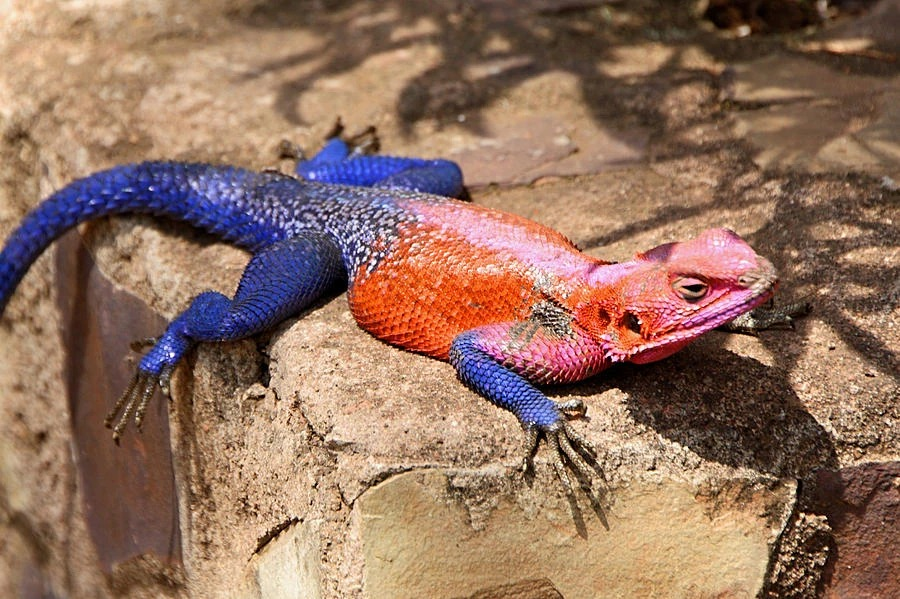
#> input picture lagarto.jpeg, 900 x 599 px
$ python q13.py
#> lines starting #> are read from the running program, lines starting #| are printed output that depends on the picture
import cv2
import numpy as np
import matplotlib.pyplot as plt

image_color = cv2.imread("lagarto.jpeg")
#> image_color is the input picture: shape (599, 900, 3); mean B, G, R 95.8, 113.8, 147.3
image_gray = cv2.cvtColor(image_color, cv2.COLOR_BGR2GRAY)
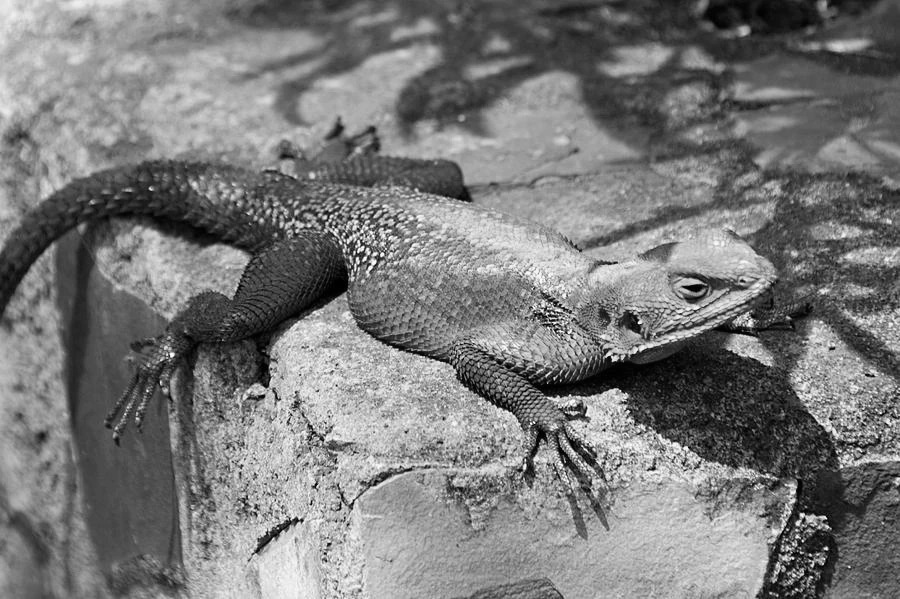
#> image_gray: shape (599, 900); min 0, max 254, mean 121.8
altura, largura = image_gray.shape
#> altura = 599; largura = 900

sobel_x_mask = np.array([
    [-1, 0, 1],
    [-2, 0, 2],
    [-1, 0, 1]
], dtype=np.float32)

sobel_y_mask = np.array([
    [-1, -2, -1],
    [ 0,  0,  0],
    [ 1,  2,  1]
], dtype=np.float32)

matriz_sobel_x = np.zeros((altura, largura), dtype=np.float32)
matriz_sobel_y = np.zeros((altura, largura), dtype=np.float32)
sobel_gradiente = np.zeros((altura, largura), dtype=np.float32)

for i in range (1,altura-1):
	for j in range(1,largura-1):
		regiao=image_gray[i-1:i+2,j-1:j+2].astype(np.float32)
		grad_x=np.sum(regiao*sobel_x_mask)
		grad_y=np.sum(regiao*sobel_y_mask)

		matriz_sobel_x[i,j]=grad_x
		matriz_sobel_y[i,j]=grad_y

		sobel_gradiente[i,j]=np.sqrt(grad_x**2 + grad_y**2)
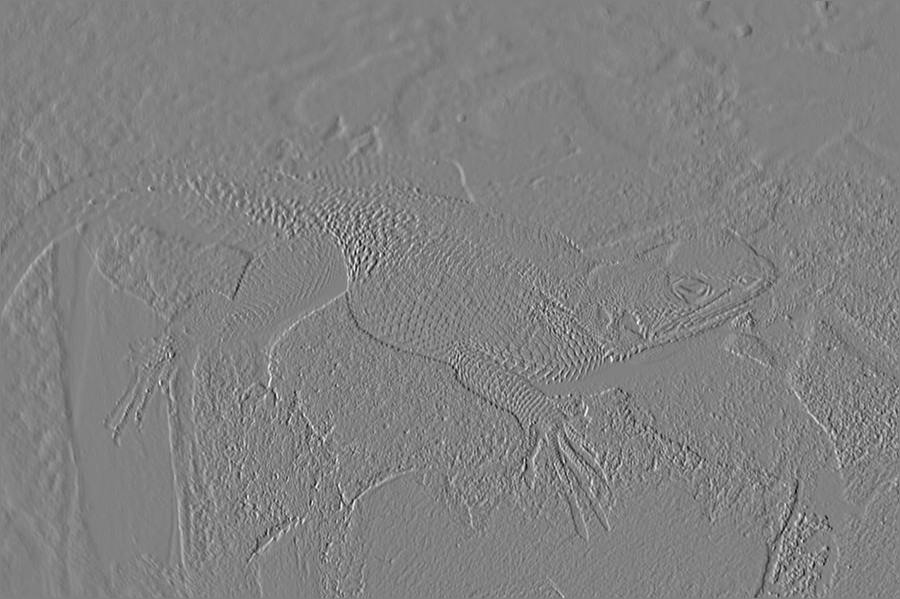
#> matriz_sobel_x: shape (599, 900) float32; min -911, max 886, mean -0.4; drawn with min black and max white
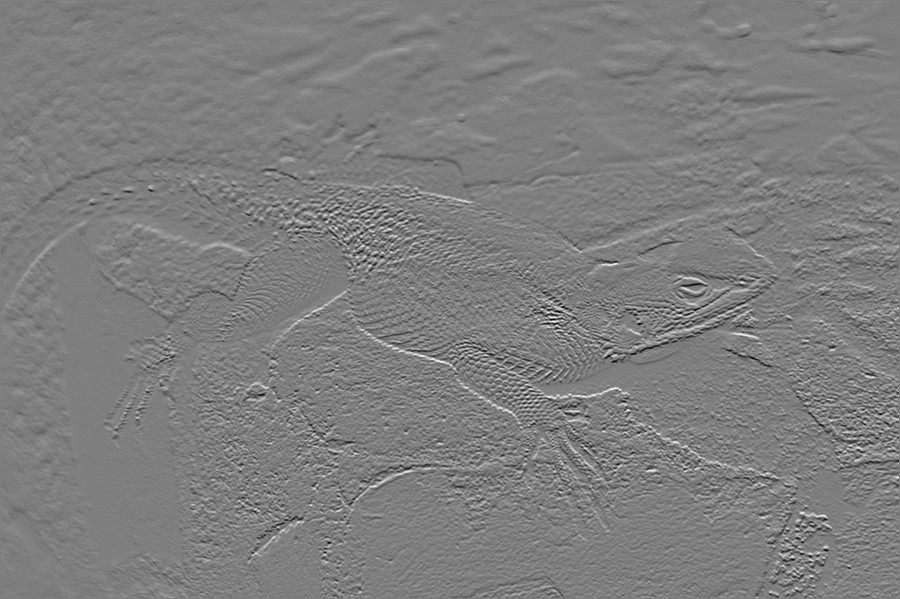
#> matriz_sobel_y: shape (599, 900) float32; min -869, max 884, mean 0.7; drawn with min black and max white
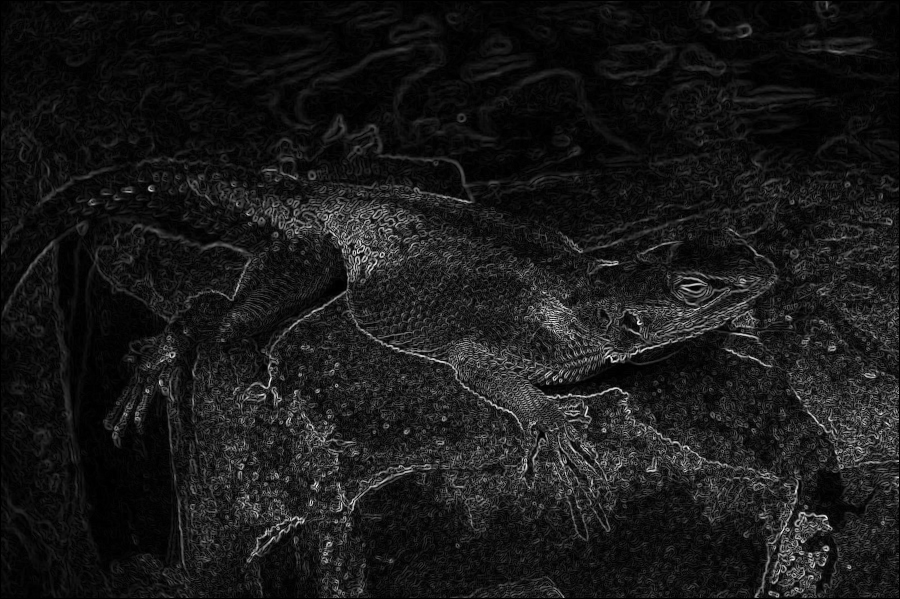
#> sobel_gradiente: shape (599, 900) float32; min 0, max 969.1, mean 96.1; drawn with min black and max white

sobel_x_norm = cv2.normalize(np.abs(matriz_sobel_x), None, 0, 255, cv2.NORM_MINMAX).astype(np.uint8)
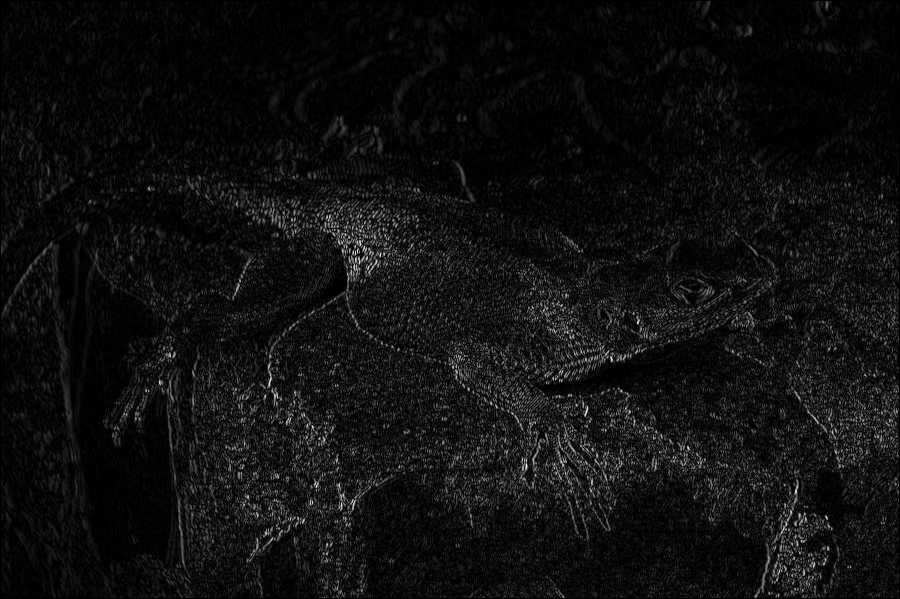
#> sobel_x_norm: shape (599, 900); min 0, max 254, mean 15.7
sobel_y_norm = cv2.normalize(np.abs(matriz_sobel_y), None, 0, 255, cv2.NORM_MINMAX).astype(np.uint8)
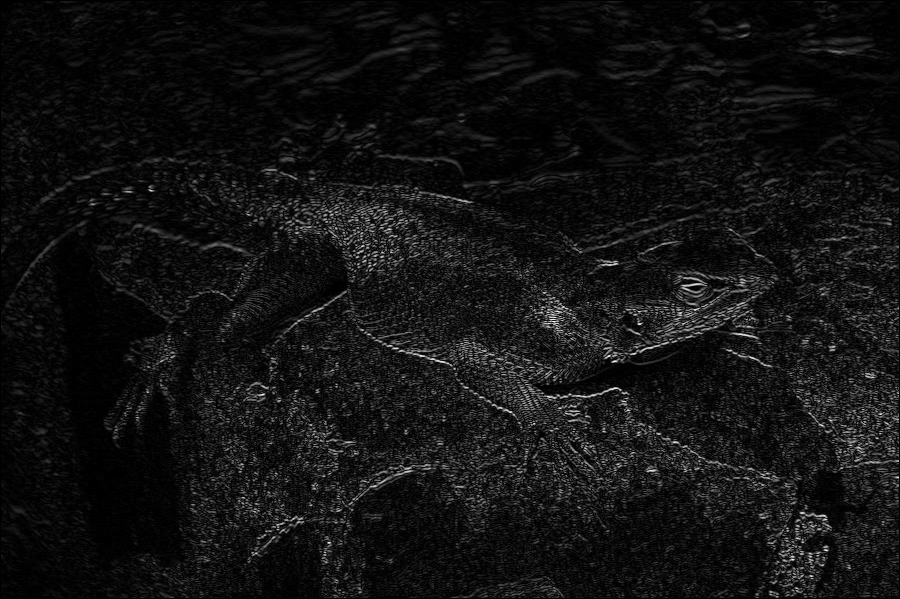
#> sobel_y_norm: shape (599, 900); min 0, max 255, mean 18
sobel_gradiente_norm = cv2.normalize(sobel_gradiente, None, 0, 255, cv2.NORM_MINMAX).astype(np.uint8)

cv2.imwrite('sobel_horizontal.jpg', sobel_x_norm)
cv2.imwrite('sobel_vertical.jpg', sobel_y_norm)
cv2.imwrite('sobel_final.jpg', sobel_gradiente_norm)

plt.figure(figsize=(12, 8))

plt.subplot(2, 2, 1)
plt.title("1. Entrada (Tons de Cinza)")
plt.imshow(image_gray, cmap='gray')
plt.axis('off')

plt.subplot(2, 2, 2)
plt.title("2. Sobel X (Bordas Verticais)")
plt.imshow(sobel_x_norm, cmap='gray')
plt.axis('off')

plt.subplot(2, 2, 3)
plt.title("3. Sobel Y (Bordas Horizontais)")
plt.imshow(sobel_y_norm, cmap='gray')
plt.axis('off')

plt.subplot(2, 2, 4)
plt.title("4. Sobel Magnitude (Resultado Final)")
plt.imshow(sobel_gradiente_norm, cmap='gray')
plt.axis('off')

plt.tight_layout()
plt.show()
